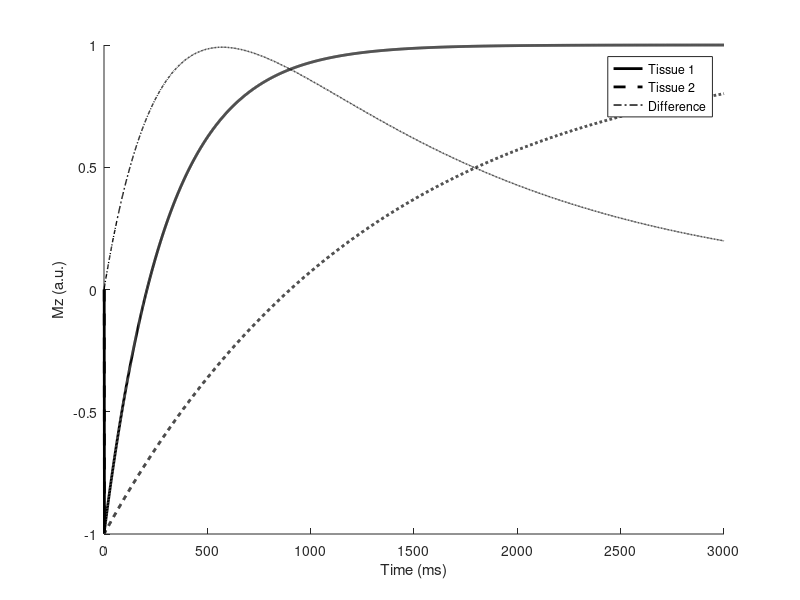

The MATLAB source for this figure:
clear

%Tissue 1
T1_1 = 300 %ms
Mz_1(1) = 0;
M0_1 = 1;

%Tissue 2
T1_2 = 1300 %ms
Mz_2(1) = 0;
M0_2 = 1;


for t=2:3000
    Mz_1(t) = M0_1 * (1-2*exp(-t/T1_1));
    Mz_2(t) = M0_2 * (1-2*exp(-t/T1_2));
end

diff=abs(Mz_1-Mz_2);
[maxDiff,maxDiffPos]=max(diff)

figure
plot(Mz_1,'k-','LineWidth',2)
hold on
plot(Mz_2,'k--','LineWidth',2)
plot(diff,'k-.','LineWidth',1)
legend('Tissue 1','Tissue 2','Difference')
xlabel('Time (ms)')
ylabel('Mz (a.u.)')
box off
